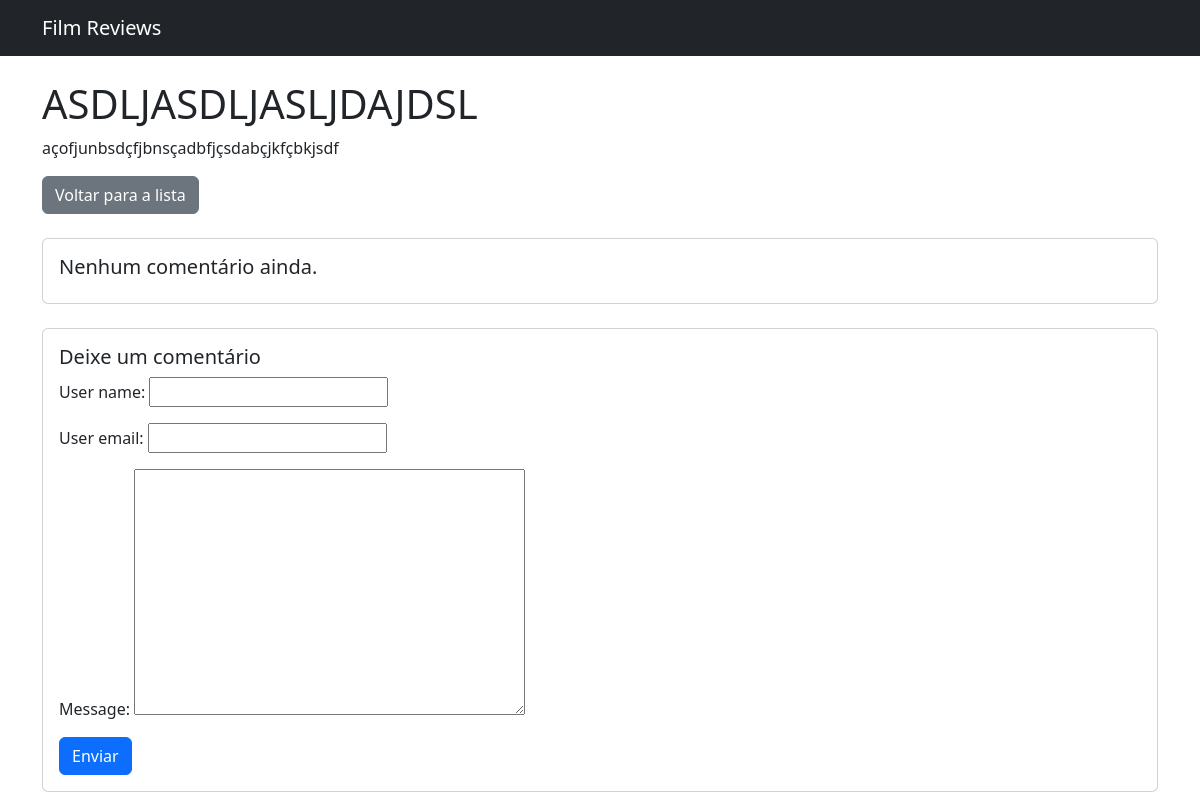
The page /reviews/2026/3/9/asdljasdljasljdajdsl/ on the database its author committed.
### reviews/models.py (models this page shows, shortened)
class Review(models.Model):
    class Status(models.IntegerChoices):
        DRAFT = 5, 'Draft'
        PUBLISHED = 10, 'Published'
    class Rating(models.IntegerChoices):
        BAD = 0, 'Bad'
        POOR = 1, 'Poor'
        FAIR = 2, 'Fair'
        GOOD = 3, 'Good'
        EXCELLENT = 4, 'Excellent'
        EXCEPTIONAL = 5, 'Exceptional'
    title = models.CharField(max_length=200)
    slugfied_title = models.SlugField(blank=True, default='', max_length=200, unique_for_date='published_at')
    body = models.TextField()
    status = models.IntegerField(choices=Status.choices, default=Status.DRAFT)
    author = models.ForeignKey(User, on_delete=models.CASCADE)
    rating = models.IntegerField(choices=Rating.choices, default=Rating.GOOD)
    published_at = models.DateTimeField(default=timezone.now)
    created_at = models.DateTimeField(auto_now_add=True)
    updated_at = models.DateTimeField(auto_now=True)
    published = PublishedManager()
    objects = models.Manager()
    comments: models.Manager['Comment']

### reviews/views.py (the view)
# urls.py: path('<int:year>/<int:month>/<int:day>/<slug:slugfied_title>/', views.review_detail, name='review_detail'),
def review_detail(request, year, month, day, slugfied_title):
    form = commentForm()
    review = get_object_or_404 (
        Review.published,
        published_at__year=year,
        published_at__month=month,
        published_at__day=day,
        slugfied_title=slugfied_title
    )
    comments = review.comments.filter(active=True)
    return render(request, 'reviews/detail.html', {'review': review, 'form': form, 'comments': comments})

### reviews/forms.py
class commentForm(forms.ModelForm):
    class Meta:
        model = Comment
        fields = ['user_name', 'user_email', 'message']

### reviews/models.py (called while the page is built)
    def get_queryset(self):
        return super().get_queryset().filter(status=Review.Status.PUBLISHED)

### reviews/templates/reviews/detail.html (shortened to what this page needs)
{% extends 'reviews/base.html' %}
{% block content %}
    <div class="container mt-4">
        <h1>{{ review.title }}</h1>
        <p>{{ review.body }}</p>
        <a href="{% url 'reviews:list_reviews' %}" class="btn btn-secondary">Voltar para a lista</a>
        {% for comment in comments %}
            <div class="card mt-4">
                <div class="card-body">
                    <p class="card-text">Comentário #{{ forloop.counter }}</p>
                    <h5 class="card-title">{{ comment.user_name }}</h5>
                    <p class="card-text">{{ comment.message }}</p>
                </div>
            </div>
        {% empty %}
            <div class="card mt-4">
                <div class="card-body">
                    <h5 class="card-title">Nenhum comentário ainda.</h5>
                </div>
            </div>
        {% endfor %}
        <div class="card mt-4">
            <div class="card-body">
                <h5 class="card-title">Deixe um comentário</h5>
                <form action="{% url 'reviews:add_comment' review.id %}" method="post">
                    {{ form.as_p }}
                    <button type="submit" class="btn btn-primary">Enviar</button>
                </form>
            </div>
        </div>
    </div>
{% endblock %}

### rows shown on the page
Review: title "ASDLJASDLJASLJDAJDSL", body "açofjunbsdçfjbnsçadbfjçsdabçjkfçbkjsdf"
